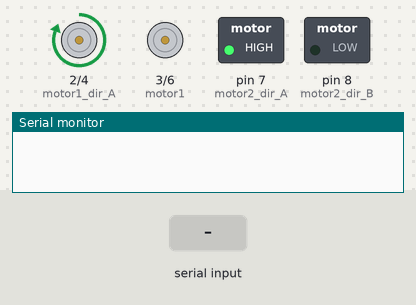
This sketch was run on a simulated Arduino Uno, built with avr-gcc and run on an emulated ATmega328P. Parts: motor-driver pin pairs drawn as motors (green arrow = first pin HIGH = forward, orange = second pin HIGH = backward, longer = more drive), switched loads named in the sketch (green lamp = pin HIGH), the last lines printed to the serial monitor. The test bench sets the inputs (shaded band).

Above: at 1.2 s.
1.3 s: "b" received over Serial
At 1.9 s:
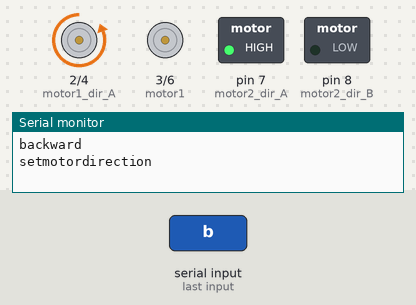
2.8 s: "u" received over Serial
At 3.1 s:
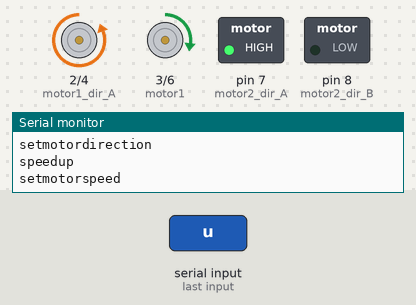
4.3 s: "f" received over Serial
At 5.4 s:
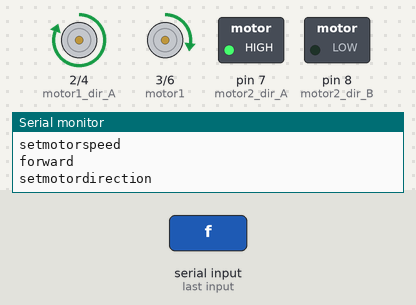
5.8 s: "u" received over Serial
At 6.6 s:
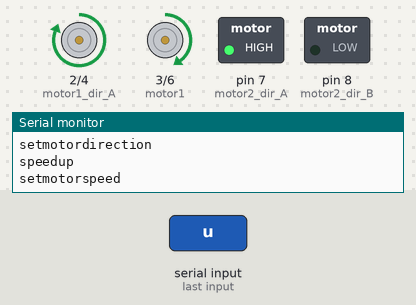
7.3 s: "b" received over Serial
At 7.7 s:
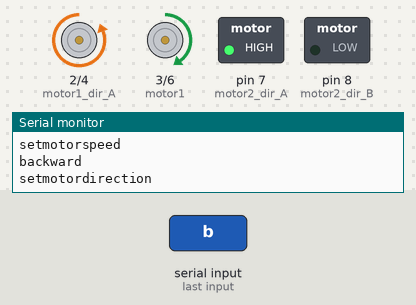
Timing chart, 0 to 9.8 s (numbered marks = the images above; inputs shaded):
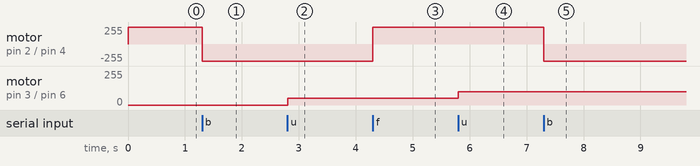

The sketch:

motorcontrol.ino
```cpp
const int motor1 = 3;
const int motor1_dir_A = 2;
const int motor1_dir_B = 4;
const int motor2 = 6;
const int motor2_dir_A = 7;
const int motor2_dir_B = 8;

int motor1_speed = 0;
int motor2_speed = 0;

void setup()
{
  pinMode(motor1, OUTPUT);
  pinMode(motor1_dir_A, OUTPUT);
  pinMode(motor1_dir_B, OUTPUT);
  pinMode(motor2, OUTPUT);
  pinMode(motor2_dir_A, OUTPUT);
  pinMode(motor2_dir_B, OUTPUT);

  setMotorDirection(motor1, 0);
  setMotorDirection(motor2, 0);
  Serial.begin(9600);
  while (! Serial);

}


void loop()
{
  if (Serial.available())
  {
    char key = Serial.read();
    if (key == 'f')
    {
      Serial.println("forward");
      setMotorDirection(motor1, 0);
    }
    if (key == 'b')
    {
      Serial.println("backward");
      setMotorDirection(motor1, 1);
    }
    if (key == 'u')
    {
      Serial.println("speedup");
      motor1_speed += 50;
      setMotorSpeed(motor1, motor1_speed);
    }
    if (key == 'd')
    {
      Serial.println("speeddown");
      motor1_speed -+ 50;
      setMotorSpeed(motor1, motor1_speed);
    }
  }
}

/*
*  Change motor direction
*  0-forward 1-backward
*/
void setMotorDirection(int motor, int dir){
   Serial.println("setmotordirection");
   if(motor == motor1){
     digitalWrite(motor1_dir_A, !dir);
     digitalWrite(motor1_dir_B, dir);
   }
   else {
     digitalWrite(motor2_dir_A, !dir);
     digitalWrite(motor2_dir_B, dir);
   }
}

void setMotorSpeed(int motor, int speed){
    Serial.println("setmotorspeed");
    if (speed >= 0 && speed <= 255)
    {
      analogWrite(motor, speed);
    }
}
```

Measured:
- after the input at 1.3 s, motor on pin 2 (motor1_dir_A) / pin 4 (motor1_dir_B): forward 255/255 → backward 255/255 at once
- after the input at 2.8 s, motor on pin 3 (motor1) / pin 6 (motor2): stopped → forward 50/255 at once
- after the input at 4.3 s, motor on pin 2 (motor1_dir_A) / pin 4 (motor1_dir_B): backward 255/255 → forward 255/255 at once
- after the input at 5.8 s, motor on pin 3 (motor1) / pin 6 (motor2): forward 50/255 → forward 100/255 at once
- after the input at 7.3 s, motor on pin 2 (motor1_dir_A) / pin 4 (motor1_dir_B): forward 255/255 → backward 255/255 at once
